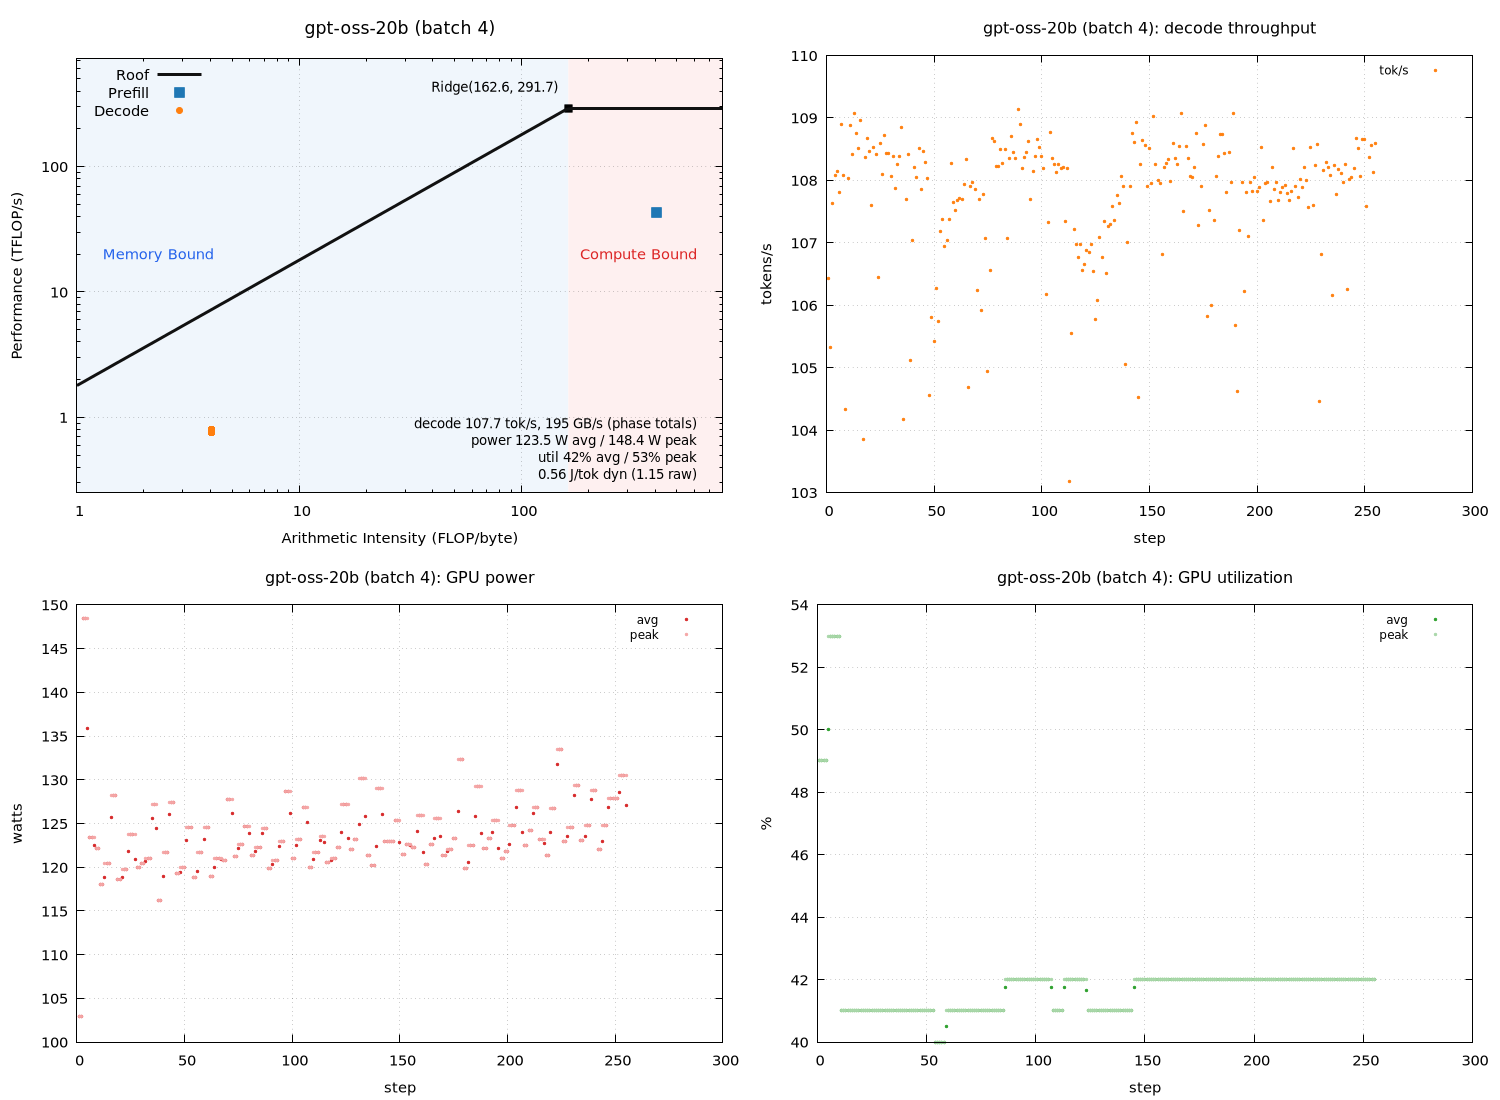

Source code (gnuplot):
set terminal pngcairo size 1500,1100 enhanced font 'Sans,11'
set output 'gpt_metrics_roofline.png'
set datafile separator "\t"
set datafile missing 'NaN'
set multiplot layout 2,2
unset label
unset object
unset arrow
set title "gpt-oss-20b (batch 4)" font ',13'
set xlabel "Arithmetic Intensity (FLOP/byte)"
set ylabel "Performance (TFLOP/s)"
set logscale xy
set xrange [1:807.56]
set yrange [0.251119:729.25]
set grid xtics ytics
set key top left
set object 1 rectangle from graph 0, graph 0 to first 162.552, graph 1 \
    fillcolor rgb '#dce9f7' fillstyle solid 0.45 noborder behind
set object 2 rectangle from first 162.552, graph 0 to graph 1, graph 1 \
    fillcolor rgb '#fbdcdc' fillstyle solid 0.45 noborder behind
set label 1 "Memory Bound" at graph 0.04, graph 0.55 left \
    textcolor rgb '#2563eb' font ',11'
set label 2 "Compute Bound" at graph 0.96, graph 0.55 right \
    textcolor rgb '#dc2626' font ',11'
set label 3 "Ridge(162.6, 291.7)" \
    at first 162.552, first 291.7 right \
    point pointtype 5 pointsize 1.2 \
    offset character -1.5, character 1 font ',10'
set label 4 "decode 107.7 tok/s, 195 GB/s (phase totals)\npower 123.5 W avg / 148.4 W peak\nutil 42% avg / 53% peak\n0.56 J/tok dyn (1.15 raw)" at graph 0.96, graph 0.16 right font ',10'
peak_t = 291.7
peak_b = 1794.5
roof(x) = (x * peak_b / 1000.0 < peak_t) ? x * peak_b / 1000.0 : peak_t
plot roof(x) with lines linewidth 3 linecolor rgb '#111111' title 'Roof', \
     'gpt_metrics_roofline.dat' using 3:(strcol(2) eq 'prefill' ? $4 : 1/0) with points \
         pointtype 5 pointsize 1.6 linecolor rgb '#1f77b4' title 'Prefill', \
     'gpt_metrics_roofline.dat' using 3:(strcol(2) eq 'decode' ? $4 : 1/0) with points \
         pointtype 7 pointsize 1.0 linecolor rgb '#ff7f0e' title 'Decode'

unset label
unset object
unset arrow
unset logscale
set xrange [*:*]
set yrange [*:*]
set title "gpt-oss-20b (batch 4): decode throughput" font ',12'
set xlabel "step"
set ylabel "tokens/s"
set grid xtics ytics
set key top right font ',9'
plot 'gpt_metrics_roofline.dat' using 1:(strcol(2) eq 'decode' ? $5 : 1/0) with points pointtype 7 pointsize 0.4 linecolor rgb '#ff7f0e' title 'tok/s'

unset label
unset object
unset arrow
unset logscale
set xrange [*:*]
set yrange [*:*]
set title "gpt-oss-20b (batch 4): GPU power" font ',12'
set xlabel "step"
set ylabel "watts"
set grid xtics ytics
set key top right font ',9'
plot 'gpt_metrics_roofline.dat' using 1:(strcol(2) eq 'decode' ? $6 : 1/0) with points pointtype 7 pointsize 0.4 linecolor rgb '#d62728' title 'avg', \
     'gpt_metrics_roofline.dat' using 1:(strcol(2) eq 'decode' ? $8 : 1/0) with points pointtype 7 pointsize 0.4 linecolor rgb '#f4a6a6' title 'peak'

unset label
unset object
unset arrow
unset logscale
set xrange [*:*]
set yrange [*:*]
set title "gpt-oss-20b (batch 4): GPU utilization" font ',12'
set xlabel "step"
set ylabel "%"
set grid xtics ytics
set key top right font ',9'
plot 'gpt_metrics_roofline.dat' using 1:(strcol(2) eq 'decode' ? $7 : 1/0) with points pointtype 7 pointsize 0.4 linecolor rgb '#2ca02c' title 'avg', \
     'gpt_metrics_roofline.dat' using 1:(strcol(2) eq 'decode' ? $9 : 1/0) with points pointtype 7 pointsize 0.4 linecolor rgb '#a9d7a9' title 'peak'

unset multiplot
